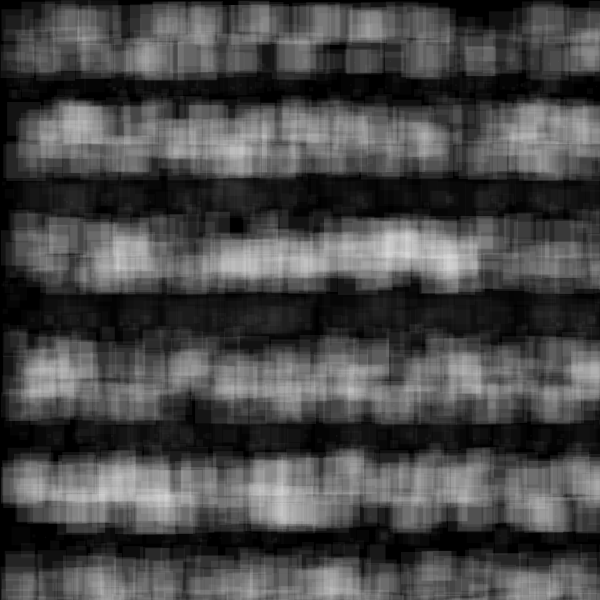
Frame 1 (no input)
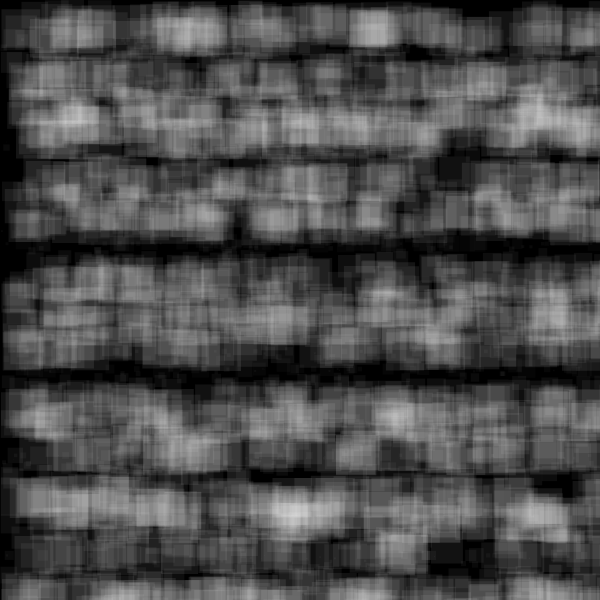
Frame 60 (no input)
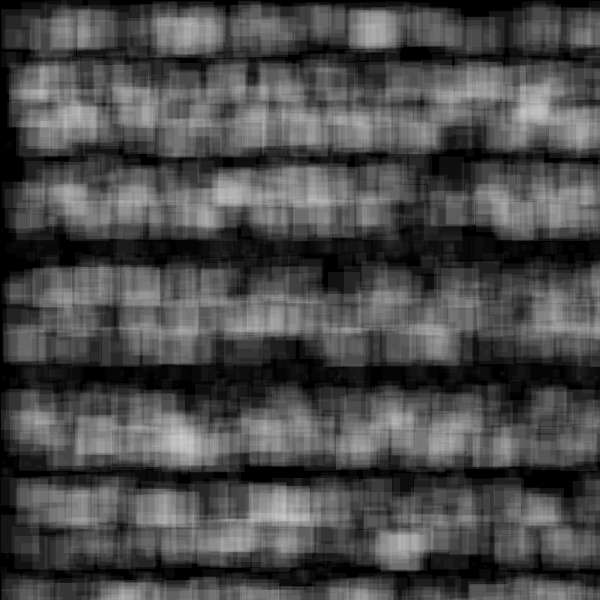
Frame 120 (the mouse pressed at the canvas centre since frame 60)

The p5.js sketch that drew these frames (run headless with seeded random() and noise() and a simulated clock; from frame 60 on, the mouse is pressed at the canvas centre):

// p5.js sketch
// ── sketch.js
//forked from  kyami 

let moverSystems = [];
let num = 10;
let cells, cols, rows;
let offset, margin;
let cellW, cellH;
let bg;
let graphics;


function setup() {
  w = 600;
  var canvas;
    if(windowWidth>=600 && windowHeight >=600){
      canvas = createCanvas(600, 600);
    }
    else{
      canvas = createCanvas(windowWidth, windowHeight - 100);
    }

  var x = (windowWidth - width) / 2;
  var y = (windowHeight - height) / 2;

  canvas.position(x, y);
  background(0);
  noStroke();
}


function draw() {
  let t = frameCount * 0.02;
  randomSeed(3);
  background(0);
  for (let i=0; i < 3000; i++) {
    let x = random(width); let y = random(width);
    let r = width/2 - max(abs(x-width/2),abs(y-width/2));

    for (let j=0; j < 12; j++) {
      let sx = width/2+245*cos(-j*1.2+t);
      let sy = width/2+245*sin(-j*0.52+t);
      let s = 50;
          r = min(r, min(abs(sy-s-y),abs(sy+s-y))-20);
      
    }

    
    r = min(r, abs(width/2-x));
    
    let c = color('#FFF9F9');
    c.setAlpha(8*exp(-r/20.0));
    fill(c);
    rect(x,y,r*2, r*2);
  }
}
